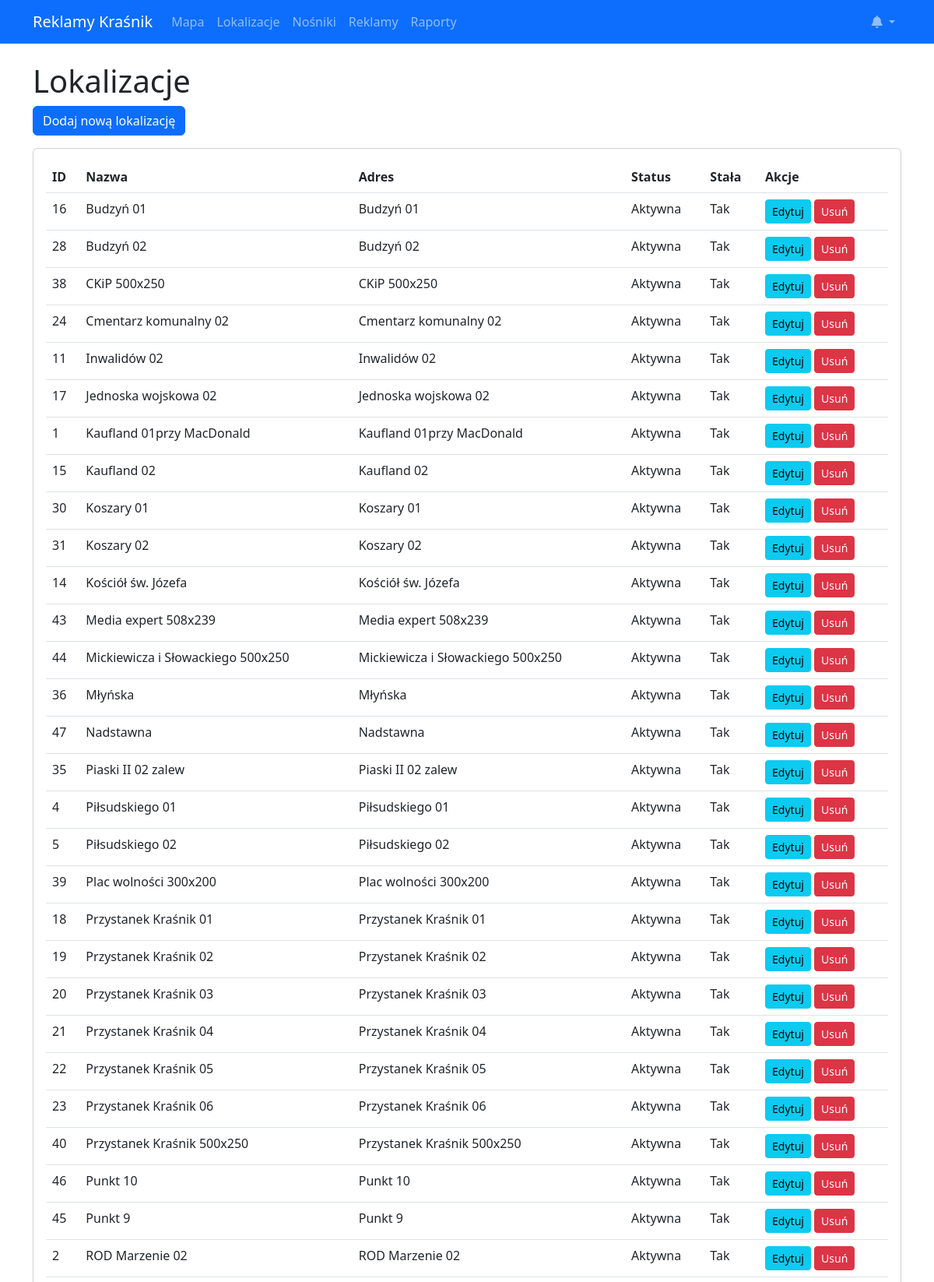
Page /locations/ (upper part) on the committed database.
### app/models/location.py (models this page shows, shortened)
class Location(db.Model):
    __tablename__ = 'locations'
    id = db.Column(db.Integer, primary_key=True)
    name = db.Column(db.String(100), nullable=False)
    coordinates = db.Column(db.String(50), nullable=False)  # Format "lat,lon"
    address = db.Column(db.String(255))
    description = db.Column(db.Text)
    active = db.Column(db.Boolean, default=True)
    permanent = db.Column(db.Boolean, default=True)  # Stała lokalizacja (zawsze widoczna)
    created_at = db.Column(db.DateTime, default=datetime.utcnow)
    updated_at = db.Column(db.DateTime, default=datetime.utcnow, onupdate=datetime.utcnow)
    carriers = db.relationship('AdCarrier', back_populates='location', lazy='dynamic')
    @property
    def lat(self):
        """Zwraca szerokość geograficzną."""
        if not self.coordinates:
            return None
        try:
            coords = self.coordinates.replace(' ', '').split(',')
            if len(coords) >= 2:
                return float(coords[0])
            logging.warning(f"Nieprawidłowy format coordinates '{self.coordinates}' dla lokalizacji {self.id}")
            return None
        except (ValueError, IndexError) as e:
            logging.error(f"Błąd parsowania lat z '{self.coordinates}' dla lokalizacji {self.id}: {str(e)}")
            return None
    @property
    def lon(self):
        """Zwraca długość geograficzną."""
        if not self.coordinates:
            return None
        try:
            coords = self.coordinates.replace(' ', '').split(',')
            if len(coords) >= 2:
                return float(coords[1])
            logging.warning(f"Nieprawidłowy format coordinates '{self.coordinates}' dla lokalizacji {self.id}")
            return None
        except (ValueError, IndexError) as e:
            logging.error(f"Błąd parsowania lon z '{self.coordinates}' dla lokalizacji {self.id}: {str(e)}")
            return None

### app/routes/location_routes.py (the view)
@location_bp.route('/')
def index():
    locations = Location.query.order_by(Location.name).all()
    return render_template('locations/index.html', locations=locations)

### app/templates/locations/index.html (shortened to what this page needs)
{% extends "base.html" %}
{% block content %}
<h1>Lokalizacje</h1>
<div class="mb-3">
    <a href="{{ url_for('location.add') }}" class="btn btn-primary">Dodaj nową lokalizację</a>
</div>
<div class="card">
    <div class="card-body">
        <table class="table">
            <thead>
                <tr>
                    <th>ID</th>
                    <th>Nazwa</th>
                    <th>Adres</th>
                    <th>Status</th>
                    <th>Stała</th>
                    <th>Akcje</th>
                </tr>
            </thead>
            <tbody>
                {% for location in locations %}
                <tr>
                    <td>{{ location.id }}</td>
                    <td>{{ location.name }}</td>
                    <td>{{ location.address }}</td>
                    <td>{% if location.active %}Aktywna{% else %}Nieaktywna{% endif %}</td>
                    <td>{% if location.permanent %}Tak{% else %}Nie{% endif %}</td>
                    <td>
                        <a href="{{ url_for('location.edit', location_id=location.id) }}" class="btn btn-sm btn-info">Edytuj</a>
                        <form action="{{ url_for('location.delete', location_id=location.id) }}" method="POST" class="d-inline">
                            <button type="submit" class="btn btn-sm btn-danger" onclick="return confirm('Czy na pewno chcesz usunąć tę lokalizację?')">Usuń</button>
                        </form>
                    </td>
                </tr>
                {% else %}
                <tr>
                    <td colspan="6" class="text-center">Brak lokalizacji</td>
                </tr>
                {% endfor %}
            </tbody>
        </table>
    </div>
</div>
{% endblock %}

### rows in the picture
Location: id "16", name "Budzyń 01", address "Budzyń 01", active "Aktywna", permanent "Tak"
Location: id "28", name "Budzyń 02", address "Budzyń 02", active "Aktywna", permanent "Tak"
Location: id "38", name "CKiP 500x250", address "CKiP 500x250", active "Aktywna", permanent "Tak"
Location: id "24", name "Cmentarz komunalny 02", address "Cmentarz komunalny 02", active "Aktywna", permanent "Tak"
Location: id "11", name "Inwalidów 02", address "Inwalidów 02", active "Aktywna", permanent "Tak"
Location: id "17", name "Jednoska wojskowa 02", address "Jednoska wojskowa 02", active "Aktywna", permanent "Tak"
Location: id "1", name "Kaufland 01przy MacDonald", address "Kaufland 01przy MacDonald", active "Aktywna", permanent "Tak"
Location: id "15", name "Kaufland 02", address "Kaufland 02", active "Aktywna", permanent "Tak"
Location: id "30", name "Koszary 01", address "Koszary 01", active "Aktywna", permanent "Tak"
Location: id "31", name "Koszary 02", address "Koszary 02", active "Aktywna", permanent "Tak"
Location: id "14", name "Kościół św. Józefa", address "Kościół św. Józefa", active "Aktywna", permanent "Tak"
Location: id "43", name "Media expert 508x239", address "Media expert 508x239", active "Aktywna", permanent "Tak"
Location: id "44", name "Mickiewicza i Słowackiego 500x250", address "Mickiewicza i Słowackiego 500x250", active "Aktywna", permanent "Tak"
Location: id "36", name "Młyńska", address "Młyńska", active "Aktywna", permanent "Tak"
Location: id "47", name "Nadstawna", address "Nadstawna", active "Aktywna", permanent "Tak"
Location: id "35", name "Piaski II 02 zalew", address "Piaski II 02 zalew", active "Aktywna", permanent "Tak"
Location: id "4", name "Piłsudskiego 01", address "Piłsudskiego 01", active "Aktywna", permanent "Tak"
Location: id "5", name "Piłsudskiego 02", address "Piłsudskiego 02", active "Aktywna", permanent "Tak"
Location: id "39", name "Plac wolności 300x200", address "Plac wolności 300x200", active "Aktywna", permanent "Tak"
Location: id "18", name "Przystanek Kraśnik 01", address "Przystanek Kraśnik 01", active "Aktywna", permanent "Tak"
Location: id "19", name "Przystanek Kraśnik 02", address "Przystanek Kraśnik 02", active "Aktywna", permanent "Tak"
Location: id "20", name "Przystanek Kraśnik 03", address "Przystanek Kraśnik 03", active "Aktywna", permanent "Tak"
Location: id "21", name "Przystanek Kraśnik 04", address "Przystanek Kraśnik 04", active "Aktywna", permanent "Tak"
Location: id "22", name "Przystanek Kraśnik 05", address "Przystanek Kraśnik 05", active "Aktywna", permanent "Tak"
Location: id "23", name "Przystanek Kraśnik 06", address "Przystanek Kraśnik 06", active "Aktywna", permanent "Tak"
Location: id "40", name "Przystanek Kraśnik 500x250", address "Przystanek Kraśnik 500x250", active "Aktywna", permanent "Tak"
Location: id "46", name "Punkt 10", address "Punkt 10", active "Aktywna", permanent "Tak"
Location: id "45", name "Punkt 9", address "Punkt 9", active "Aktywna", permanent "Tak"
Location: id "2", name "ROD Marzenie 02", address "ROD Marzenie 02", active "Aktywna", permanent "Tak"
